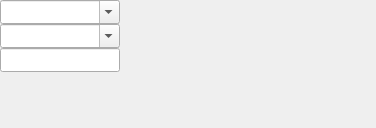
<?xml version="1.0" encoding="UTF-8"?>
<ui version="4.0">
 <class>nPictureComparsion</class>
 <widget class="QWidget" name="nPictureComparsion">
  <property name="geometry">
   <rect>
    <x>0</x>
    <y>0</y>
    <width>376</width>
    <height>128</height>
   </rect>
  </property>
  <property name="windowTitle">
   <string>Picture comparsion</string>
  </property>
  <property name="windowIcon">
   <iconset resource="../../Images/Branon.qrc">
    <normaloff>:/images/pictures.png</normaloff>:/images/pictures.png</iconset>
  </property>
  <property name="toolTip">
   <string>Picture comparsion</string>
  </property>
  <property name="statusTip">
   <string>Picture comparsion</string>
  </property>
  <property name="whatsThis">
   <string>Picture comparsion</string>
  </property>
  <widget class="QComboBox" name="Comparsion">
   <property name="geometry">
    <rect>
     <x>0</x>
     <y>0</y>
     <width>120</width>
     <height>24</height>
    </rect>
   </property>
   <property name="toolTip">
    <string>Comparsion</string>
   </property>
   <property name="statusTip">
    <string>Comparsion</string>
   </property>
   <property name="whatsThis">
    <string>Comparsion</string>
   </property>
   <property name="editable">
    <bool>true</bool>
   </property>
  </widget>
  <widget class="QComboBox" name="Algorithm">
   <property name="geometry">
    <rect>
     <x>0</x>
     <y>24</y>
     <width>120</width>
     <height>24</height>
    </rect>
   </property>
   <property name="toolTip">
    <string>Algorithm</string>
   </property>
   <property name="statusTip">
    <string>Algorithm</string>
   </property>
   <property name="whatsThis">
    <string>Algorithm</string>
   </property>
   <property name="editable">
    <bool>true</bool>
   </property>
  </widget>
  <widget class="QLineEdit" name="Result">
   <property name="geometry">
    <rect>
     <x>0</x>
     <y>48</y>
     <width>120</width>
     <height>24</height>
    </rect>
   </property>
   <property name="toolTip">
    <string>Result</string>
   </property>
   <property name="statusTip">
    <string>Result</string>
   </property>
   <property name="whatsThis">
    <string>Result</string>
   </property>
  </widget>
  <widget class="QLabel" name="First">
   <property name="geometry">
    <rect>
     <x>120</x>
     <y>0</y>
     <width>128</width>
     <height>128</height>
    </rect>
   </property>
   <property name="toolTip">
    <string>First picture</string>
   </property>
   <property name="statusTip">
    <string>First picture</string>
   </property>
   <property name="whatsThis">
    <string>First picture</string>
   </property>
   <property name="text">
    <string/>
   </property>
   <property name="alignment">
    <set>Qt::AlignCenter</set>
   </property>
  </widget>
  <widget class="QLabel" name="Second">
   <property name="geometry">
    <rect>
     <x>248</x>
     <y>0</y>
     <width>128</width>
     <height>128</height>
    </rect>
   </property>
   <property name="toolTip">
    <string>Second picture</string>
   </property>
   <property name="statusTip">
    <string>Second picture</string>
   </property>
   <property name="whatsThis">
    <string>Second picture</string>
   </property>
   <property name="text">
    <string/>
   </property>
   <property name="alignment">
    <set>Qt::AlignCenter</set>
   </property>
  </widget>
 </widget>
 <resources>
  <include location="../../Images/Branon.qrc"/>
 </resources>
 <connections>
  <connection>
   <sender>Comparsion</sender>
   <signal>activated(int)</signal>
   <receiver>nPictureComparsion</receiver>
   <slot>Options(int)</slot>
   <hints>
    <hint type="sourcelabel">
     <x>59</x>
     <y>11</y>
    </hint>
    <hint type="destinationlabel">
     <x>187</x>
     <y>63</y>
    </hint>
   </hints>
  </connection>
  <connection>
   <sender>Algorithm</sender>
   <signal>activated(int)</signal>
   <receiver>nPictureComparsion</receiver>
   <slot>Options(int)</slot>
   <hints>
    <hint type="sourcelabel">
     <x>59</x>
     <y>35</y>
    </hint>
    <hint type="destinationlabel">
     <x>187</x>
     <y>63</y>
    </hint>
   </hints>
  </connection>
 </connections>
</ui>
